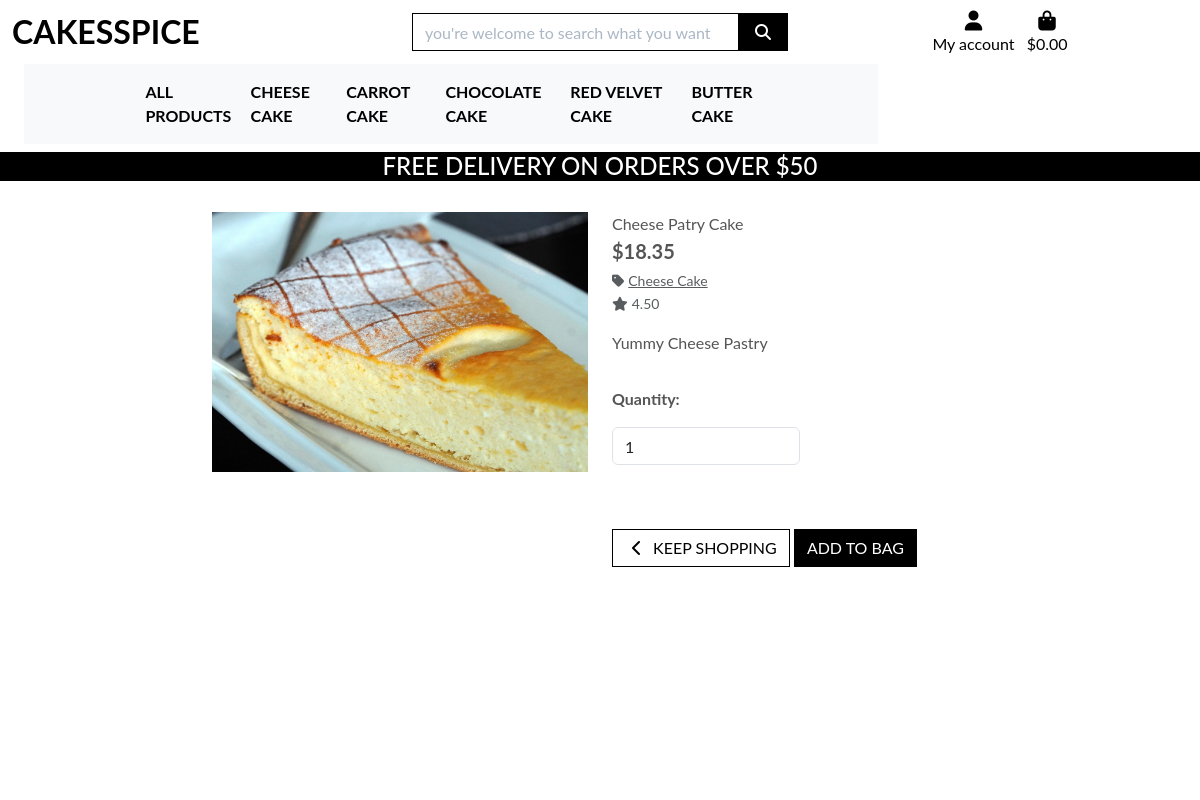
The app's page /products/2 with its own data.
### products/models.py (models this page shows, shortened)
class Product(models.Model):
    name = models.CharField(max_length=500)
    price = models.DecimalField(max_digits=10, decimal_places=2)
    description = models.TextField(default=now)
    category = models.ForeignKey('Category', on_delete=models.CASCADE, default=1)
    rating = models.DecimalField(max_digits=6, decimal_places=2, null=False, default=0.0)
    imageUrl = models.URLField(null=True, blank=True)
    image = models.ImageField(upload_to='products/', null=True, blank=True)

class Category(models.Model):
    class Meta:
        verbose_name_plural = 'Categories'
    name = models.CharField(max_length=500)
    description = models.TextField(default=now)
    created_at = models.DateTimeField(default=now)

### products/views.py (the view)
# urls.py: path('<item_id>', views.product_details, name='product_detail'),
def product_details(request, item_id):
    product = get_object_or_404(Product, id=item_id)
    context = {
        'product': product,
        'item_id': item_id,
    }
    return render(request, 'products/product_details.html', context)

### bag/context.py (called while the page is built, shortened)
def bag_contents(request):
    bag_items = []
    total = 0
    product_count = 0
    bag = request.session.get('bag', {})
    if not bag:
        return {
            'bag_items': bag_items,
            'total': total,
            'product_count': product_count,
            'delivery': 0,
            'free_delivery_delta': 0,
            'free_delivery_threshold': 0,
            'grand_total': 0
        }

### products/templates/products/product_details.html (shortened to what this page needs)
{% extends "base.html" %}
{% load static %}
{% block page_header %}
    <div class="container header-container">
    </div>
{% endblock %}
{% block content %}
    <div class="overlay"></div>
    <div class="container-fluid">
        <div class="row">
            <div class="col-12 col-md-6 col-lg-4 offset-lg-2">
                <div class="image-container my-5">
                    {% if product.image %}
                        <a href="{{ product.image.url }}" target="_blank">
                            <img class="card-img-top img-fluid" src="{{ product.image.url}}" alt="{{ product.name }}">
                        </a>
                        {% else %}
                        <a href="">
                            <img class="card-img-top img-fluid" src="{{ MEDIA_URL}}noimage.png" alt="{{ product.name }}">
                        </a>
                    {% endif %}
                </div>
            </div>
            <div class="col-12 col-md-6 col-lg-4">
                <div class="product-details-container mb-5 mt-md-5">
                    <p class="mb-0">{{ product.name }}</p>
                    <p class="lead mb-0 text-left font-weight-bold">${{ product.price }}</p>
                    {% if product.category %}
                    <p class="small mt-1 mb-0">
                        <a class="text-muted" href="{% url 'products' %}?category={{ product.category.name }}">
                            <i class="fas fa-tag mr-1"></i>{{product.category.name}}
                        </a>
                    </p>
                    {% endif %}
                    {% if product.rating %}
                        <small class="text-muted"><i class="fas fa-star mr-1"></i>{{ product.rating}}</small>
                    {% else %}
                        <small class="text-muted"> No Rating</small>
                    {% endif %}
                    <p class="mt-3">{{ product.description}}</p>
                    <form class="form" action="{% url 'add_to_bag' product.id %}" method="POST">
                        <div class="form-row">
                            <div class="col-12">
                                <p class="mt-3"><strong>Quantity:</strong></p>
                                <div class="form-group w-50">
                                    <div class="input-group">
                                        <input class="form-control qty-input" type="number" name="quantity" value="1" min="1" max="99" data-item_id="{{ product.id }}" id="id_qty_{{product.id}}">
                                    </div>
                                </div>
                            </div>
                            <div class="col-12">
                                <a href="{% url 'products' %}" class="btn btn-outline-black rounded-0 mt-5">
                                    <span class="icon">
                                        <i class="fas fa-chevron-left"></i>
                                    </span>
                                    <span class="text-uppercase">Keep Shopping</span>
                                </a>
                                <input type="submit" class="btn btn-black rounded-0 text-uppercase mt-5" value="Add to Bag">
                            </div>
                        </div>
                    </form>
                </div>
            </div>
        </div>
    </div>
{% endblock %}

### static/css/base.css (style rules this page uses)
html { height: 100%; }
body { background: url('/media/homepage_background_cropped.jpg') no-repeat center center fixed; background-size: cover; height: calc(100vh - 164px); color: #555; font-family: 'Lato'; }
.icon { align-items: center; display: inline-flex; justify-content: center; height: 1.5rem; width: 1.5rem; }
.btn-black { background: black; color: white; }
.btn-outline-black { background: white; color: black !important; border: 1px solid black; }
.overlay { height: 100%; width: 100%; top: 0; left: 0; position: fixed; background: white; z-index: -1; }
@media (min-width: 1200px) { .container { max-width: 80%; } }
@media (min-width: 992px) { .header-container { padding-top: 164px; } }

### records on screen
Product: image (picture), name "Cheese Patry Cake", price "18.35", category.name "Cheese Cake", rating "4.50", description "Yummy Cheese Pastry"

### other values on screen
{{ free_delivery_threshold }} "0"
